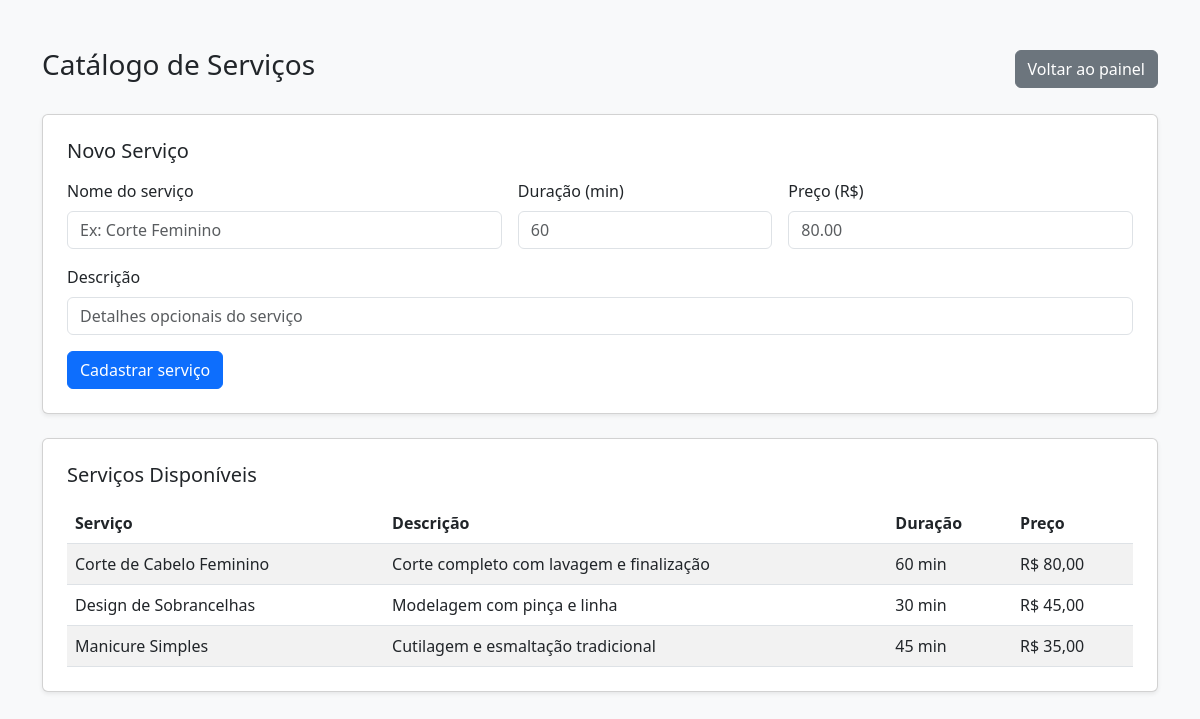
The app's page /index.php?acao=servicos (signed in) with its own data.
### tables this page shows
CREATE TABLE servicos ( 
id INT AUTO_INCREMENT PRIMARY KEY, 
nome VARCHAR(100) NOT NULL, 
descricao TEXT, duracao_minutos INT NOT NULL, 
preco DECIMAL(10, 2) NOT NULL, 
id_admin INT, 
FOREIGN KEY (id_admin) REFERENCES usuarios(id) );

### app/Controllers/ServicoController.php (called while the page is built, shortened)
<?php
require_once __DIR__ . '/../Models/Servico.php';
class ServicoController {
    public function index() {
        $servicoModel = new Servico();
        $servicos = $servicoModel->listar();
        require __DIR__ . '/../Views/servicos.php';
    }
}

### config/database.php (called while the page is built)
<?php
class Database {
	private static $host = "localhost";
	private static $db_name = "beautycontrol";
	private static $username = "root";
	private static $password = "";
	private static $conn = null;
	public static function getConnection() {
		if (self::$conn === null) {
			try {
				self::$conn = new PDO(
					"mysql:host=" . self::$host . ";dbname=" . self::$db_name . ";charset=utf8mb4",
					self::$username,
					self::$password
				);
				self::$conn->setAttribute(PDO::ATTR_ERRMODE, PDO::ERRMODE_EXCEPTION);
				} catch (PDOException $e) {
					die("Erro na conexão com o banco: " . $e->getMessage());
				}
			}
			return self::$conn;
		}
	}

### app/Models/Servico.php (called while the page is built, shortened)
<?php
require_once __DIR__ . '/../../config/database.php';
class Servico {
    private $conn;
    public function __construct() {
        $this->conn = Database::getConnection();
    }
    public function listar() {
        $sql = "SELECT id, nome, descricao, duracao_minutos, preco FROM servicos ORDER BY nome ASC";
        $stmt = $this->conn->query($sql);
        return $stmt->fetchAll(PDO::FETCH_ASSOC);
    }
}

### app/Views/servicos.php (the view, shortened to what this page needs)
<!DOCTYPE html>
<html lang="pt-BR">
<head>
    <link href="https://cdn.jsdelivr.net/npm/bootstrap@5.3.0/dist/css/bootstrap.min.css" rel="stylesheet">
</head>
<body class="bg-light">
    <div class="container mt-5">
        <div class="d-flex justify-content-between align-items-center mb-4">
            <h3>Catálogo de Serviços</h3>
            <a href="index.php?acao=painel" class="btn btn-secondary">Voltar ao painel</a>
        </div>
        <?php if ($_SESSION['usuario_perfil'] === 'admin'): ?>
            <div class="card shadow-sm p-4 mb-4">
                <h5 class="mb-3">Novo Serviço</h5>
                <form method="POST" action="index.php?acao=servicos" class="row g-3">
                    <div class="col-md-5">
                        <label class="form-label">Nome do serviço</label>
                        <input type="text" name="nome" class="form-control" required placeholder="Ex: Corte Feminino">
                    </div>
                    <div class="col-md-3">
                        <label class="form-label">Duração (min)</label>
                        <input type="number" name="duracao_minutos" class="form-control" min="1" required placeholder="60">
                    </div>
                    <div class="col-md-4">
                        <label class="form-label">Preço (R$)</label>
                        <input type="text" name="preco" class="form-control" required placeholder="80.00">
                    </div>
                    <div class="col-12">
                        <label class="form-label">Descrição</label>
                        <input type="text" name="descricao" class="form-control" placeholder="Detalhes opcionais do serviço">
                    </div>
                    <div class="col-12">
                        <button type="submit" class="btn btn-primary">Cadastrar serviço</button>
                    </div>
                </form>
            </div>
        <?php endif; ?>
        <div class="card shadow-sm p-4">
            <h5 class="mb-3">Serviços Disponíveis</h5>
            <?php if (empty($servicos)): ?>
                <p class="text-muted mb-0">Nenhum serviço cadastrado até o momento.</p>
            <?php else: ?>
                <table class="table table-striped mb-0">
                    <thead>
                        <tr>
                            <th>Serviço</th>
                            <th>Descrição</th>
                            <th>Duração</th>
                            <th>Preço</th>
                        </tr>
                    </thead>
                    <tbody>
                        <?php foreach ($servicos as $s): ?>
                            <tr>
                                <td><?= htmlspecialchars($s['nome']) ?></td>
                                <td><?= htmlspecialchars($s['descricao'] ?? '') ?></td>
                                <td><?= (int) $s['duracao_minutos'] ?> min</td>
                                <td>R$ <?= number_format((float) $s['preco'], 2, ',', '.') ?></td>
                            </tr>
                        <?php endforeach; ?>
                    </tbody>
                </table>
            <?php endif; ?>
        </div>
    </div>
</body>
</html>

### public/index.php (shortened to what this page needs)
<?php
require_once '../app/Controllers/ServicoController.php';
$acao = $_GET['acao'] ?? 'login';
$controller = new AutenticacaoController();
if ($acao === 'logout') {
    $controller->logout();
} elseif ($acao === 'painel') {
    if (!isset($_SESSION['usuario_id'])) {
        header('Location: index.php');
        exit;
    }
    require '../app/Views/painel.php';
} elseif ($acao === 'cadastrarUsuario') {
    $controllerUsuario = new UsuarioController();
    $controllerUsuario->cadastrar();
} elseif ($acao === 'servicos') {
    $controllerServico = new ServicoController();
    $controllerServico->index();
} elseif ($acao === 'agendamentos') {
    $controllerAgendamento = new AgendamentoController();
    $controllerAgendamento->index();
} elseif ($acao === 'relatorios') {
    $controllerRelatorio = new RelatorioController();
    $controllerRelatorio->index();
} else {
    $controller->login();
}

### records on screen
servicos: nome "Corte de Cabelo Feminino", descricao "Corte completo com lavagem e finalização", duracao_minutos "60", preco "80,00"
servicos: nome "Design de Sobrancelhas", descricao "Modelagem com pinça e linha", duracao_minutos "30", preco "45,00"
servicos: nome "Manicure Simples", descricao "Cutilagem e esmaltação tradicional", duracao_minutos "45", preco "35,00"
